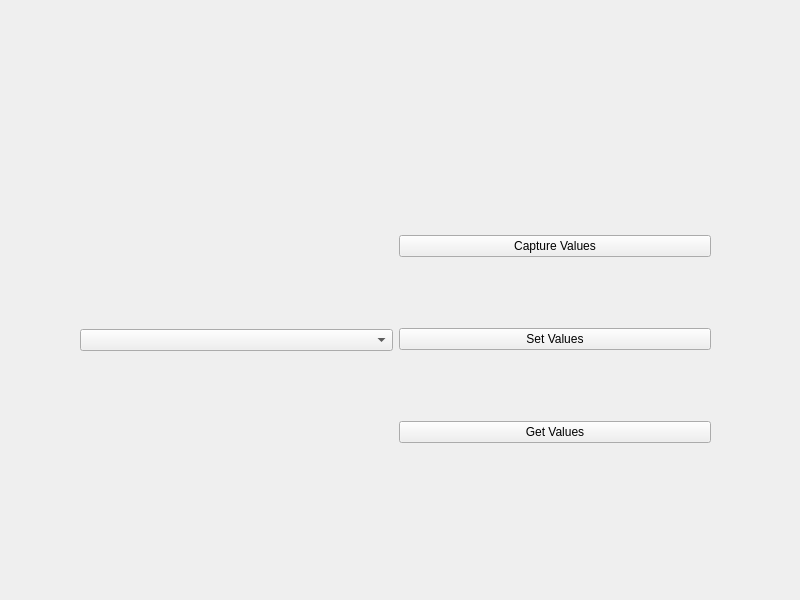
<?xml version="1.0" encoding="UTF-8"?>
<ui version="4.0">
 <class>Widget</class>
 <widget class="QWidget" name="Widget">
  <property name="geometry">
   <rect>
    <x>0</x>
    <y>0</y>
    <width>800</width>
    <height>600</height>
   </rect>
  </property>
  <property name="windowTitle">
   <string>Widget</string>
  </property>
  <widget class="QWidget" name="layoutWidget">
   <property name="geometry">
    <rect>
     <x>80</x>
     <y>170</y>
     <width>631</width>
     <height>341</height>
    </rect>
   </property>
   <layout class="QHBoxLayout" name="horizontalLayout">
    <item>
     <widget class="QComboBox" name="comboBox"/>
    </item>
    <item>
     <layout class="QVBoxLayout" name="verticalLayout">
      <item>
       <widget class="QPushButton" name="CaptureValuepushButton">
        <property name="text">
         <string>Capture Values</string>
        </property>
       </widget>
      </item>
      <item>
       <widget class="QPushButton" name="SetValuepushButton">
        <property name="text">
         <string>Set Values</string>
        </property>
       </widget>
      </item>
      <item>
       <widget class="QPushButton" name="GetValuepushButton">
        <property name="text">
         <string>Get Values</string>
        </property>
       </widget>
      </item>
     </layout>
    </item>
   </layout>
  </widget>
 </widget>
 <resources/>
 <connections/>
</ui>
